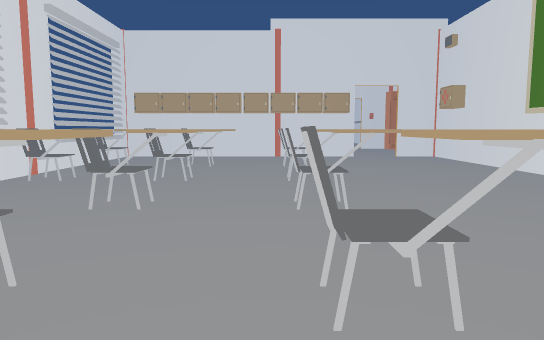
[1] (above)

22 first-person views from a walk through a scene from a Unity 3-D project. The camera is 1.4 m above the floor, tilts 6° down and sees 70° across. The floor is counted in squares, 1 m on a side. Each view is taken from the middle of a square. On the plan, view 1 faces up. The plan holds only what a view shows up to about 16 squares ahead; the rest is blank. The place goes on beyond the plan. Door leaves are left out, so doorways stand open.

[2]
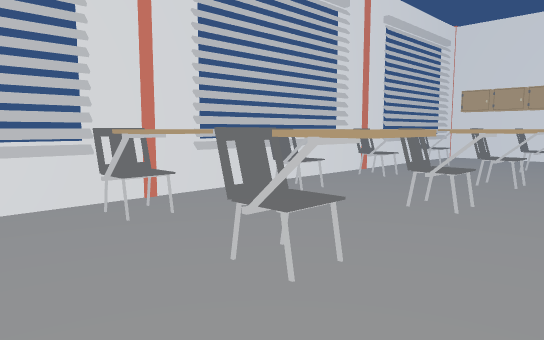

[3]
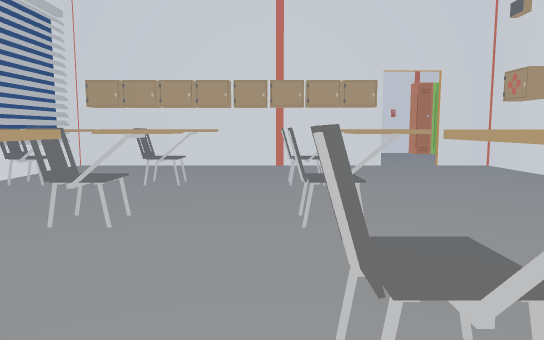

[4]
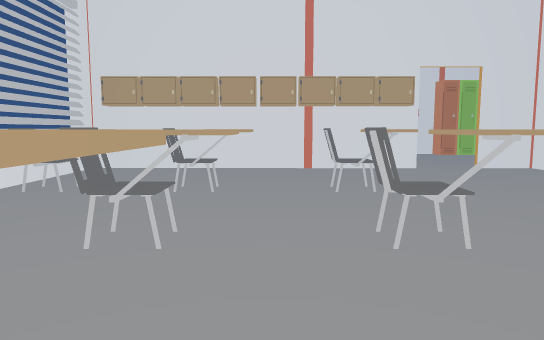

[5]
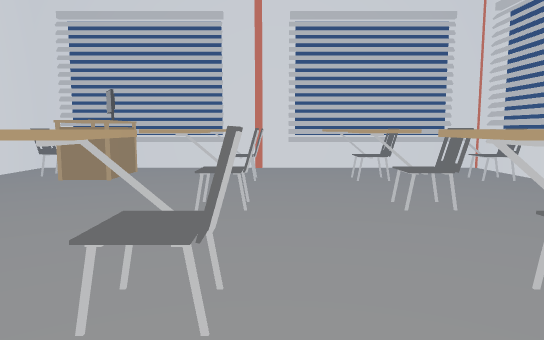

[6]
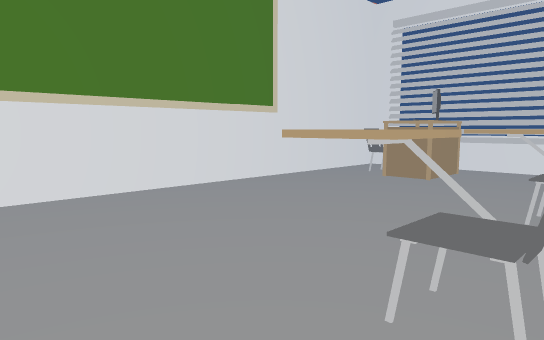

[7]
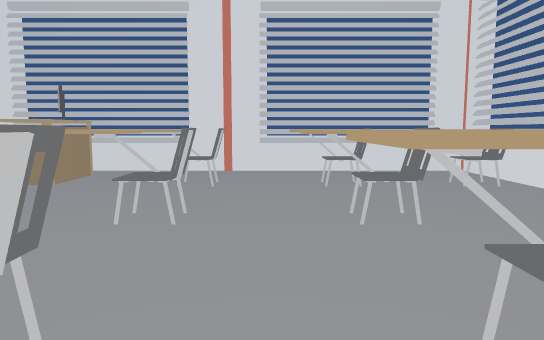

[8]
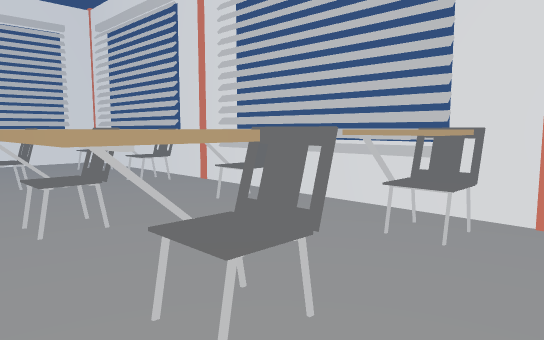

[9]
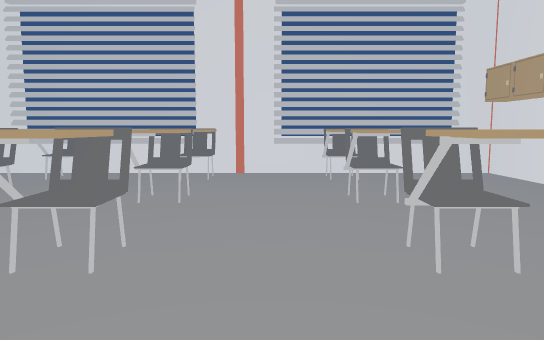

[10]
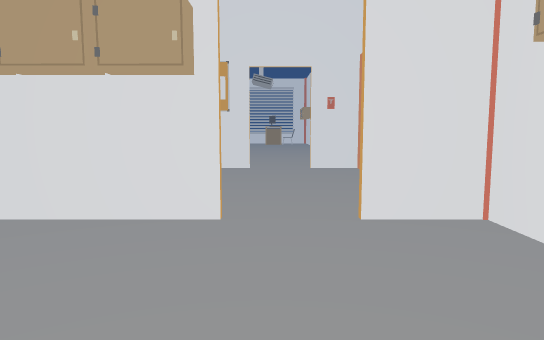

[11]
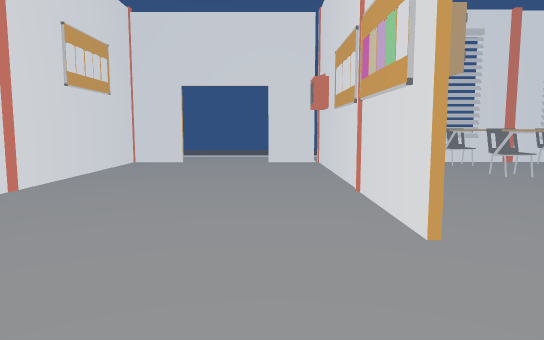

[12]
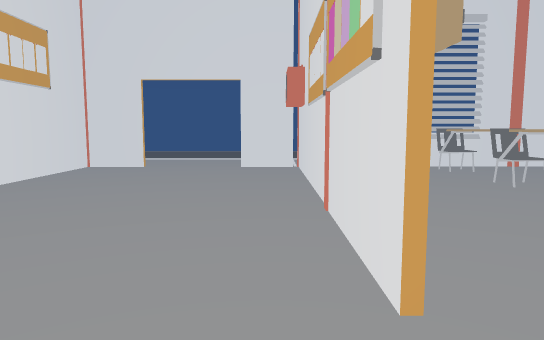

[13]
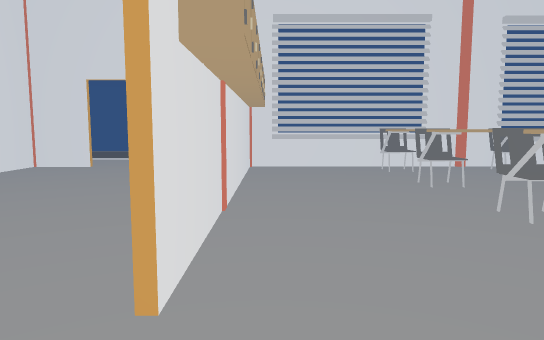

[14]
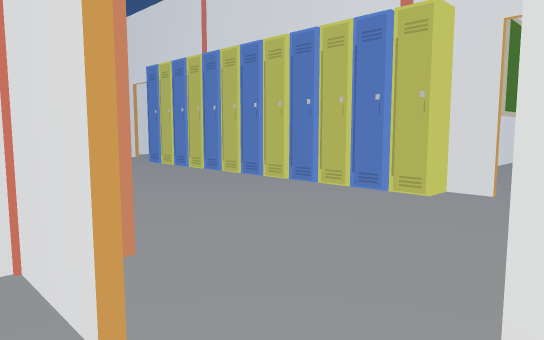

[15]
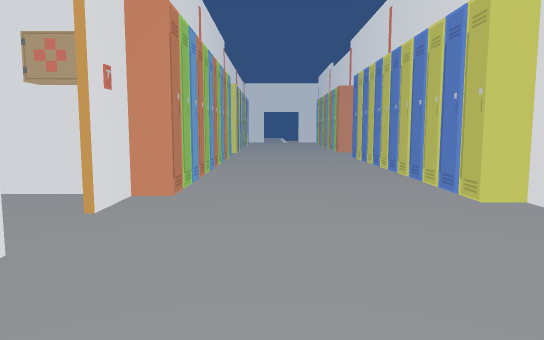

[16]
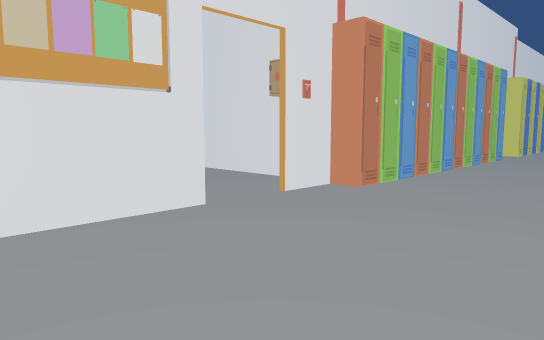

[17]
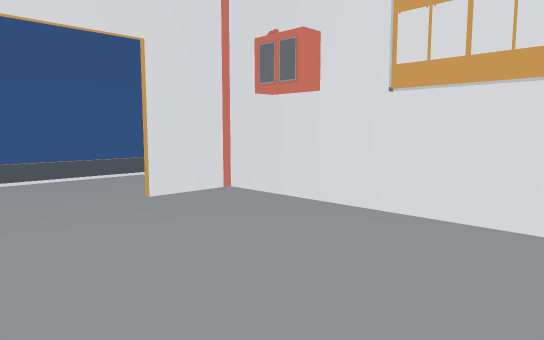

[18]
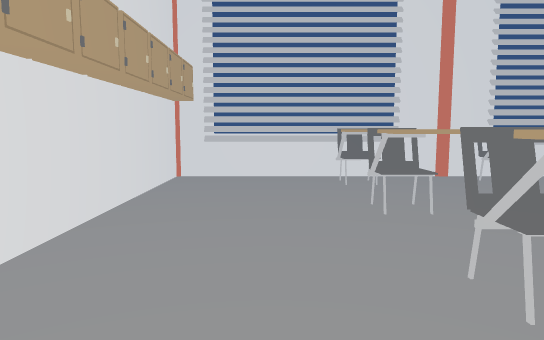

[19]
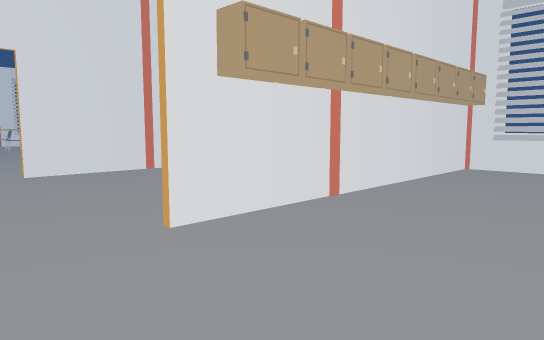

[20]
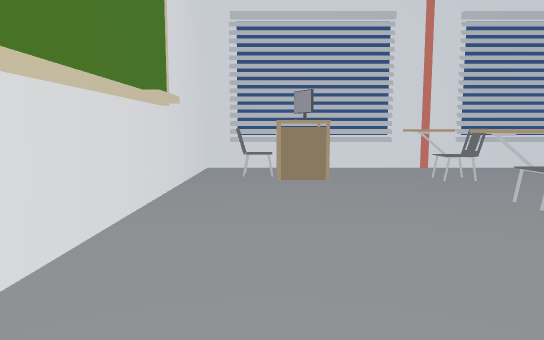

[21]
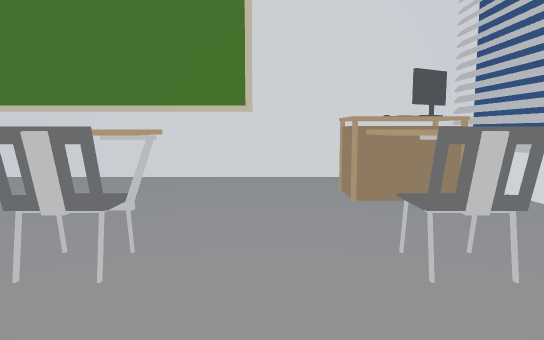

[22]
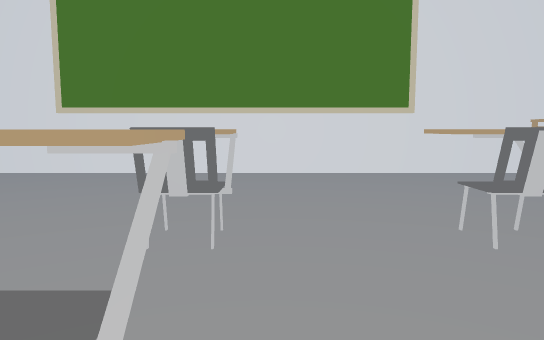

### Floor plan
Points are (right, up) in squares from view 1. A wall is a line through its corners. A room is listed if a view was taken in it or the views show most of it. See-through windows are left out.
Room 1 (views 1, 2, 3, 4, 5, 6, 7, 8, 9, 10, 20, 21, 22)
walls: (-7.4, 6.6) (-7.4, -4.1) (5.4, -4.1); (-7.4, 10.5) (-7.4, 7.1); (4.2, 19.9) (-7.4, 19.9) (-7.4, 18.6); (-7.4, 18.4) (-7.4, 11.2); (5.8, -4.1) (8.3, -4.1) (8.3, 19.9) (6.4, 19.9)
ways out: open door at (5.5, 20) to room 2
objects: chair (-7, 3) to (-5, 3); chair (-7, 10) to (-5, 11); chair (-6, -1) to (-5, 0); chair (-6, 7) to (-5, 8); chair (-6, 15) to (-5, 16); chair (-3, -1) to (-2, 0); chair (-3, 3) to (-2, 3); chair (-3, 7) to (-2, 8); chair (-3, 10) to (-2, 11); chair (-3, 15) to (-2, 16); chair (0, -1) to (2, 0); chair (0, 3) to (2, 3); chair (0, 7) to (2, 8); chair (0, 10) to (2, 11); chair (0, 15) to (2, 16); computer (5, -2); chair (6, -2) to (7, -1)
Room 2 (views 11, 12, 15, 16, 17)
walls: (8.1, 28) (6.4, 28); (4.2, 28) (-8, 28); (6.4, 20.2) (7.4, 20.2); (-7.4, 28) (-7.4, 25.8); (-7.4, 22.2) (-7.4, 20.2) (4.2, 20.2)
ways out: open door at (5.5, 20) to room 1; open door at (5.5, 28) to room 3; open door at (-7.6, 24)
objects: locker (7, 21); locker (8, 21); locker (8, 27) to (9, 28); locker (9, 21); locker (9, 27) to (10, 28); locker (10, 21); locker (10, 27) to (11, 28); locker (11, 21) to (12, 21); locker (11, 27) to (12, 28); locker (12, 27) to (13, 28); locker (13, 21); locker (13, 27) to (14, 28); locker (14, 21); locker (14, 27) to (15, 28); locker (15, 21); locker (15, 27) to (16, 28); locker (16, 21); locker (16, 27); locker (17, 21); locker (17, 27) to (17, 28)
Room 3 (views 13, 14, 18, 19)
walls: (6.4, 28.2) (8.3, 28.2) (8.3, 33.5); (-7.8, 33.5) (-7.8, 28.2) (4.2, 28.2)
ways out: open door at (5.5, 28) to room 2
objects: chair (-7, 33) to (-5, 33); chair (-3, 33) to (-2, 33); chair (0, 33) to (2, 33)

Where each view was taken, in squares from view 1:
view 1: 0 up, 0 right, facing up
view 2: 0 up, 0 right, facing up-left
view 3: 5 up, 0 right, facing up
view 4: 6 up, 1 left, facing up
view 5: 10 up, 0 right, facing down
view 6: 10 up, 0 right, facing down-right
view 7: 9 up, 1 left, facing down
view 8: 13 up, 1 left, facing down-left
view 9: 13 up, 5 right, facing left
view 10: 14 up, 5 right, facing up
view 11: 26 up, 9 right, facing left
view 12: 27 up, 7 right, facing left
view 13: 29 up, 7 right, facing left
view 14: 29 up, 4 right, facing down-right
view 15: 25 up, 0 right, facing right
view 16: 22 up, 0 right, facing up-right
view 17: 22 up, 0 right, facing up-left
view 18: 31 up, 4 right, facing left
view 19: 33 up, 7 right, facing down-left
view 20: 10 up, 6 right, facing down
view 21: 1 up, 3 left, facing right
view 22: 6 up, 4 left, facing right
